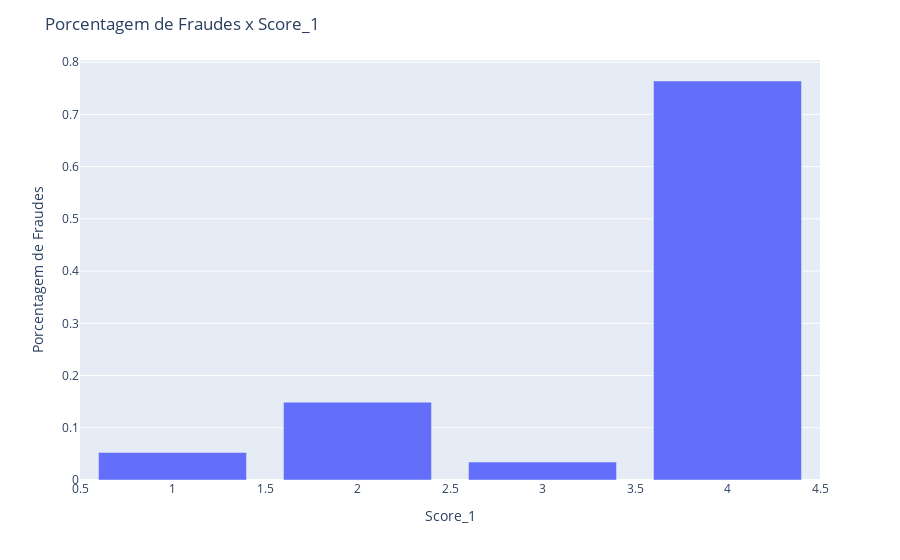

Write notebook code for a chart like this one.
### Markdown cell above
It is possible to observe that the majority of users belong to category 4.

### Code cell
fraud_df = df[df['fraude'] == 1]

colors = ['#1f77b4', '#ff7f0e', '#2ca02c', '#d62728', '#9467bd', '#8c564b', '#e377c2', '#7f7f7f', '#bcbd22', '#17becf']

fig = px.bar(
    fraud_df['score_1'].value_counts(normalize=True).reset_index(),
    x='index',
    y='score_1',
    labels={'index': 'Score_1', 'score_1': 'Porcentagem de Fraudes'},
)

fig.update_layout(
    xaxis_title="Score_1",
    yaxis_title="Porcentagem de Fraudes",
    title="Porcentagem de Fraudes x Score_1"
)

fig.show()

### Figure 1 — Plotly figure (JSON) as saved in the notebook; plotly's stock layout.template omitted (floating-point values rounded to 4 significant figures)
{"data": [{"alignmentgroup": "True", "hovertemplate": "Score_1=%{x}<br>Porcentagem de Fraudes=%{y}<extra></extra>", "legendgroup": "", "marker": {"color": "#636efa", "pattern": {"shape": ""}}, "name": "", "offsetgroup": "", "orientation": "v", "showlegend": false, "textposition": "auto", "type": "bar", "x": [4, 2, 1, 3], "xaxis": "x", "y": [0.7639, 0.1491, 0.05267, 0.0344], "yaxis": "y"}], "layout": {"barmode": "relative", "legend": {"tracegroupgap": 0}, "margin": {"t": 60}, "title": {"text": "Porcentagem de Fraudes x Score_1"}, "xaxis": {"anchor": "y", "domain": [0, 1], "title": {"text": "Score_1"}}, "yaxis": {"anchor": "x", "domain": [0, 1], "title": {"text": "Porcentagem de Fraudes"}}}}
